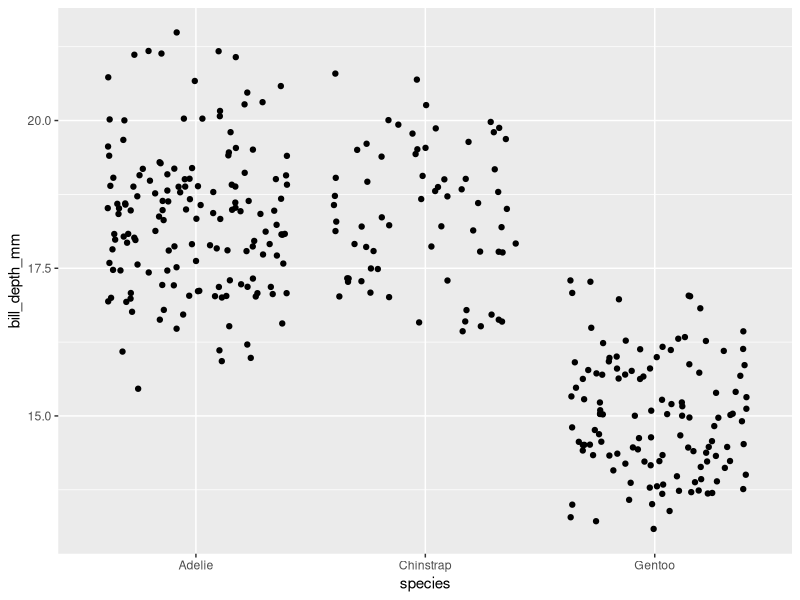
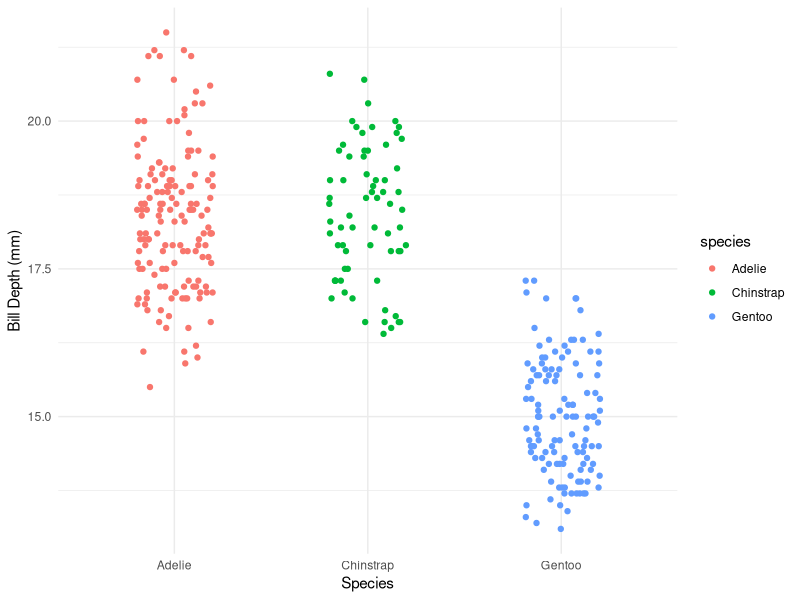

The R source for these figures, in order:

            library(ggplot2)
            library(palmerpenguins)
            built_answer <- tryCatch(
                {
                    set.seed(42)
                    ggplot(penguins, aes(x = species, y = bill_depth_mm)) + geom_jitter()
                    suppressWarnings(
                        if (!file.exists("/sandbox/figures/bill-depth_species_jitter_answer.png")) {
                            ggsave(
                                width = 3,
                                height = 3,
                                "/sandbox/figures/bill-depth_species_jitter_answer.png"
                            )
                        }
                    )
                    suppressWarnings(
                        ggplot_build(last_plot())
                    )
                },
                error = function(e) {
                    'ERROR'
                }
            )
            built_submission <- tryCatch(
                {
                    set.seed(42)
                    ggplot(penguins, aes(x = species, y = bill_depth_mm, color = species)) +
  geom_jitter(width = 0.2, height = 0) +
  labs(x = "Species", y = "Bill Depth (mm)") +
  theme_minimal()
                    suppressWarnings(
                        ggsave(
                            width = 3,
                            height = 3,
                            "figures/bill-depth_species_jitter_submission_phi4mini.png"
                        )
                    )
                    suppressWarnings(
                        ggplot_build(last_plot())
                    )
                },
                error = function(e) {
                    'ERROR'
                }
            )
            cat(isTRUE(all.equal(built_answer, built_submission)))
        
